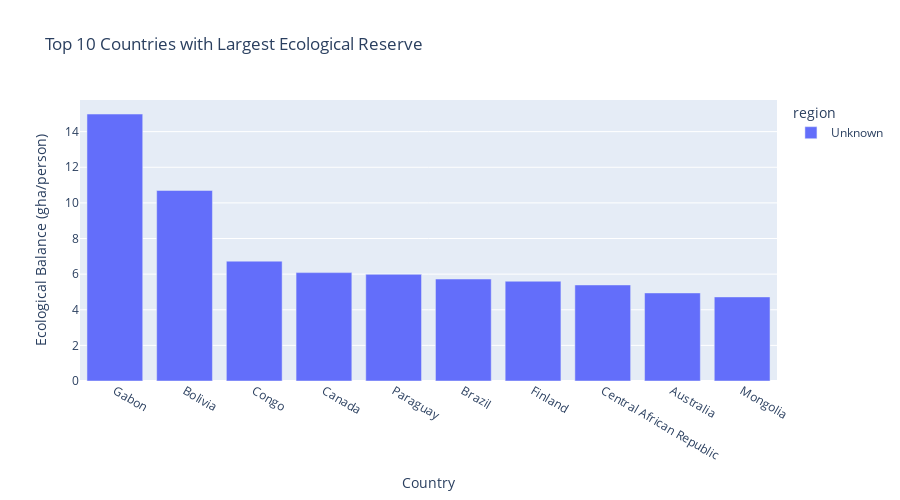
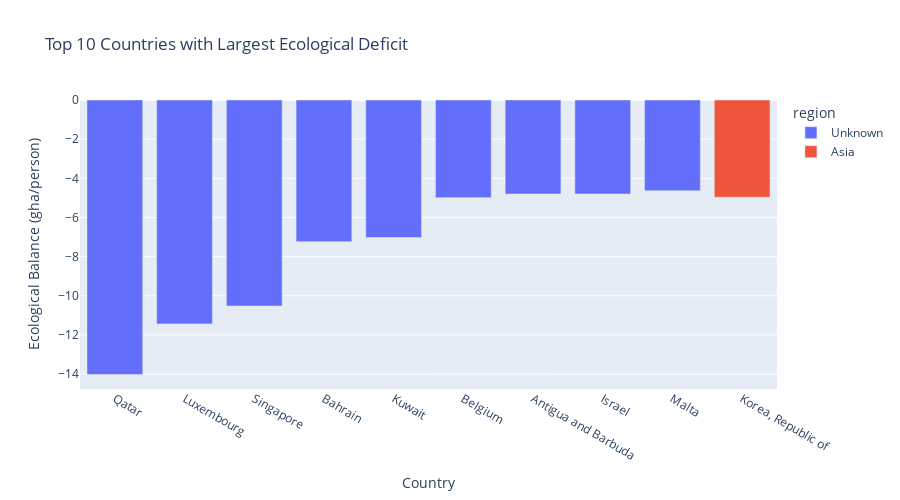
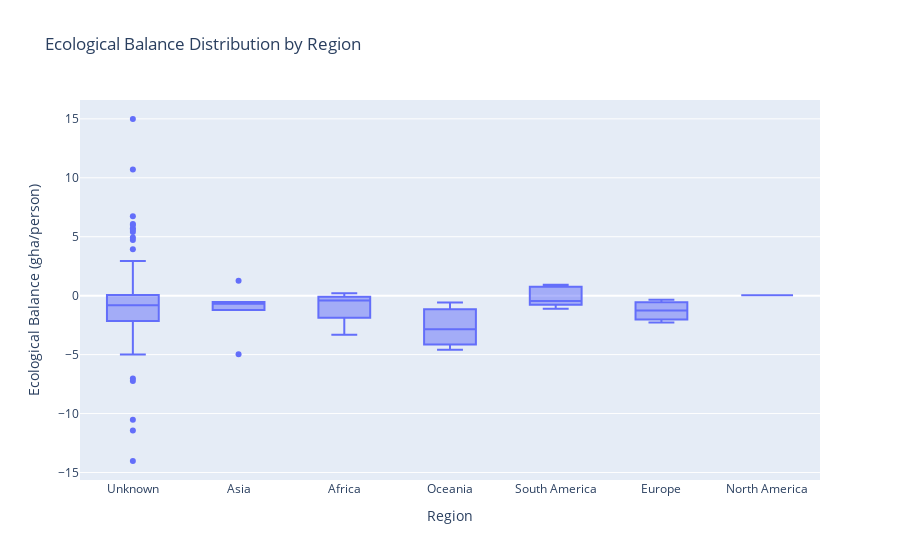
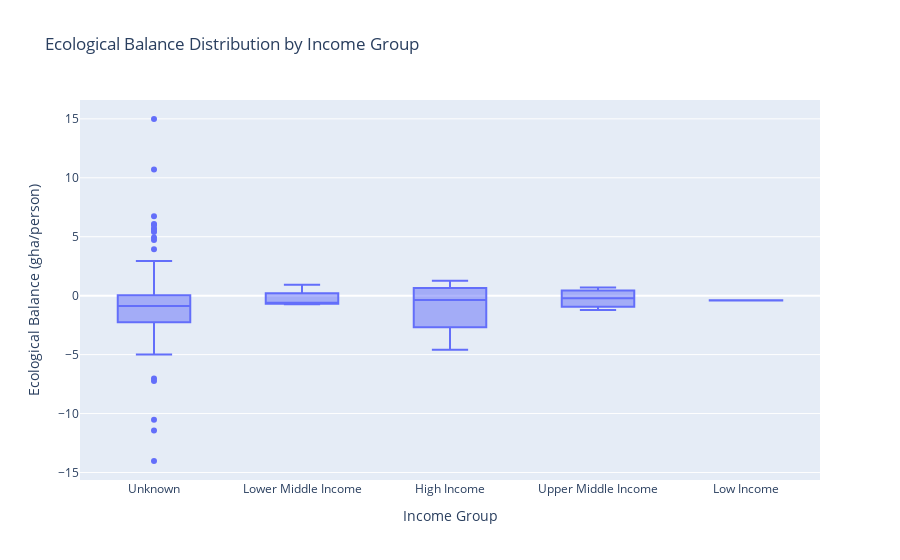

Source (notebook cell) for these figures, in order:
### Markdown cell above
Section 3: Ecological Balance Analysis

### Code cell
# Ecological Balance Analysis
print("Top 10 Countries with Largest Ecological Reserve:")
top_reserve = ecological_balance.sort_values('ecological_balance', ascending=False).head(10)
display(top_reserve[['country_name', 'region', 'income_group', 'biocapacity', 'footprint', 'ecological_balance']])

print("\nTop 10 Countries with Largest Ecological Deficit:")
top_deficit = ecological_balance.sort_values('ecological_balance').head(10)
display(top_deficit[['country_name', 'region', 'income_group', 'biocapacity', 'footprint', 'ecological_balance']])

# Create interactive bar chart with Plotly
fig = px.bar(
    top_reserve, 
    x='country_name', 
    y='ecological_balance',
    color='region',
    title='Top 10 Countries with Largest Ecological Reserve',
    labels={'country_name': 'Country', 'ecological_balance': 'Ecological Balance (gha/person)'},
    hover_data=['biocapacity', 'footprint']
)
fig.update_layout(height=500)
fig.show()

fig = px.bar(
    top_deficit, 
    x='country_name', 
    y='ecological_balance',
    color='region',
    title='Top 10 Countries with Largest Ecological Deficit',
    labels={'country_name': 'Country', 'ecological_balance': 'Ecological Balance (gha/person)'},
    hover_data=['biocapacity', 'footprint']
)
fig.update_layout(height=500)
fig.show()

# Boxplot of ecological balance by region
fig = px.box(
    ecological_balance, 
    x='region', 
    y='ecological_balance',
    title='Ecological Balance Distribution by Region',
    labels={'region': 'Region', 'ecological_balance': 'Ecological Balance (gha/person)'}
)
fig.show()

# Boxplot of ecological balance by income group
fig = px.box(
    ecological_balance, 
    x='income_group', 
    y='ecological_balance',
    title='Ecological Balance Distribution by Income Group',
    labels={'income_group': 'Income Group', 'ecological_balance': 'Ecological Balance (gha/person)'}
)
fig.show()

### Figure 1 — Plotly figure (JSON) as saved in the notebook; plotly's stock layout.template omitted (floating-point values rounded to 4 significant figures)
{"data": [{"customdata": [[17.25, 2.261], [13.49, 2.796], [7.925, 1.196], [14.45, 8.36], [8.172, 2.183], [8.14, 2.414], [12.04, 6.442], [6.808, 1.415], [12.25, 7.307], [13.48, 8.757]], "hovertemplate": "region=Unknown<br>Country=%{x}<br>Ecological Balance (gha/person)=%{y}<br>biocapacity=%{customdata[0]}<br>footprint=%{customdata[1]}<extra></extra>", "legendgroup": "Unknown", "marker": {"color": "#636efa", "pattern": {"shape": ""}}, "name": "Unknown", "orientation": "v", "showlegend": true, "textposition": "auto", "type": "bar", "x": ["Gabon", "Bolivia", "Congo", "Canada", "Paraguay", "Brazil", "Finland", "Central African Republic", "Australia", "Mongolia"], "xaxis": "x", "y": [14.99, 10.7, 6.729, 6.086, 5.989, 5.726, 5.602, 5.392, 4.944, 4.721], "yaxis": "y"}], "layout": {"barmode": "relative", "height": 500, "legend": {"title": {"text": "region"}, "tracegroupgap": 0}, "title": {"text": "Top 10 Countries with Largest Ecological Reserve"}, "xaxis": {"anchor": "y", "domain": [0, 1], "title": {"text": "Country"}}, "yaxis": {"anchor": "x", "domain": [0, 1], "title": {"text": "Ecological Balance (gha/person)"}}}}

### Figure 2 — Plotly figure (JSON) as saved in the notebook; plotly's stock layout.template omitted (floating-point values rounded to 4 significant figures)
{"data": [{"customdata": [[0.9559, 14.98], [1.319, 12.76], [0.03106, 10.56], [0.487, 7.722], [0.5191, 7.549], [0.9942, 5.983], [0.9005, 5.705], [0.2463, 5.045], [0.4261, 5.064]], "hovertemplate": "region=Unknown<br>Country=%{x}<br>Ecological Balance (gha/person)=%{y}<br>biocapacity=%{customdata[0]}<br>footprint=%{customdata[1]}<extra></extra>", "legendgroup": "Unknown", "marker": {"color": "#636efa", "pattern": {"shape": ""}}, "name": "Unknown", "orientation": "v", "showlegend": true, "textposition": "auto", "type": "bar", "x": ["Qatar", "Luxembourg", "Singapore", "Bahrain", "Kuwait", "Belgium", "Antigua and Barbuda", "Israel", "Malta"], "xaxis": "x", "y": [-14.03, -11.44, -10.53, -7.235, -7.03, -4.989, -4.804, -4.799, -4.638], "yaxis": "y"}, {"customdata": [[0.6259, 5.595]], "hovertemplate": "region=Asia<br>Country=%{x}<br>Ecological Balance (gha/person)=%{y}<br>biocapacity=%{customdata[0]}<br>footprint=%{customdata[1]}<extra></extra>", "legendgroup": "Asia", "marker": {"color": "#EF553B", "pattern": {"shape": ""}}, "name": "Asia", "orientation": "v", "showlegend": true, "textposition": "auto", "type": "bar", "x": ["Korea, Republic of"], "xaxis": "x", "y": [-4.969], "yaxis": "y"}], "layout": {"barmode": "relative", "height": 500, "legend": {"title": {"text": "region"}, "tracegroupgap": 0}, "title": {"text": "Top 10 Countries with Largest Ecological Deficit"}, "xaxis": {"anchor": "y", "domain": [0, 1], "title": {"text": "Country"}}, "yaxis": {"anchor": "x", "domain": [0, 1], "title": {"text": "Ecological Balance (gha/person)"}}}}

### Figure 3 — Plotly figure (JSON) as saved in the notebook; plotly's stock layout.template omitted (floating-point values rounded to 4 significant figures; data arrays with more than 128 entries replaced by an {"elided": "..."} marker saying what was removed)
{"data": [{"alignmentgroup": "True", "hovertemplate": "Region=%{x}<br>Ecological Balance (gha/person)=%{y}<extra></extra>", "legendgroup": "", "marker": {"color": "#636efa"}, "name": "", "notched": false, "offsetgroup": "", "orientation": "v", "showlegend": false, "type": "box", "x": {"elided": "188 str values"}, "x0": " ", "xaxis": "x", "y": {"elided": "188 float values"}, "y0": " ", "yaxis": "y"}], "layout": {"boxmode": "group", "legend": {"tracegroupgap": 0}, "title": {"text": "Ecological Balance Distribution by Region"}, "xaxis": {"anchor": "y", "domain": [0, 1], "title": {"text": "Region"}}, "yaxis": {"anchor": "x", "domain": [0, 1], "title": {"text": "Ecological Balance (gha/person)"}}}}

### Figure 4 — Plotly figure (JSON) as saved in the notebook; plotly's stock layout.template omitted (floating-point values rounded to 4 significant figures; data arrays with more than 128 entries replaced by an {"elided": "..."} marker saying what was removed)
{"data": [{"alignmentgroup": "True", "hovertemplate": "Income Group=%{x}<br>Ecological Balance (gha/person)=%{y}<extra></extra>", "legendgroup": "", "marker": {"color": "#636efa"}, "name": "", "notched": false, "offsetgroup": "", "orientation": "v", "showlegend": false, "type": "box", "x": {"elided": "188 str values"}, "x0": " ", "xaxis": "x", "y": {"elided": "188 float values"}, "y0": " ", "yaxis": "y"}], "layout": {"boxmode": "group", "legend": {"tracegroupgap": 0}, "title": {"text": "Ecological Balance Distribution by Income Group"}, "xaxis": {"anchor": "y", "domain": [0, 1], "title": {"text": "Income Group"}}, "yaxis": {"anchor": "x", "domain": [0, 1], "title": {"text": "Ecological Balance (gha/person)"}}}}
